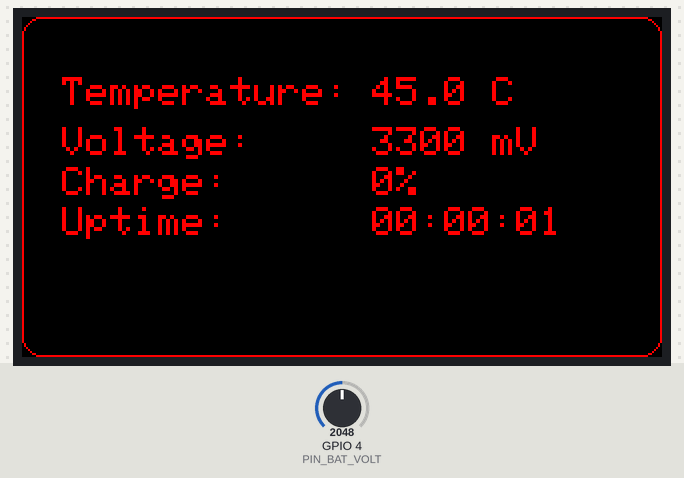
Bench run of a program on a simulated ESP32-S3. Shown: 320×170 colour display. The test bench sets the inputs (shaded band); at power-on: GPIO 4 (PIN_BAT_VOLT) = 2048.

Above: at 1.5 s.
1.6 s: GPIO 4 (PIN_BAT_VOLT) set to 2866
At 3.3 s:
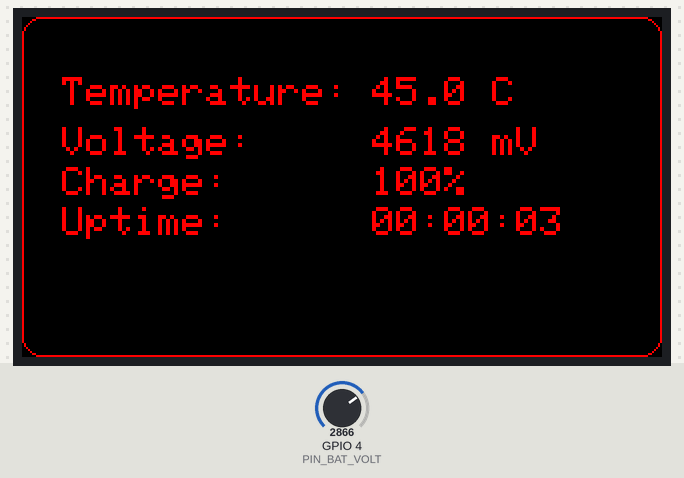
4.5 s: GPIO 4 (PIN_BAT_VOLT) set to 3340
At 7.4 s:
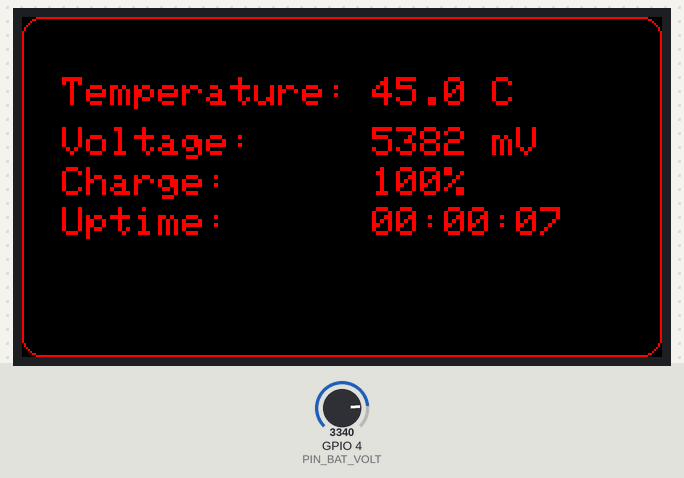
7.5 s: GPIO 4 (PIN_BAT_VOLT) set to 3260
At 9.4 s:
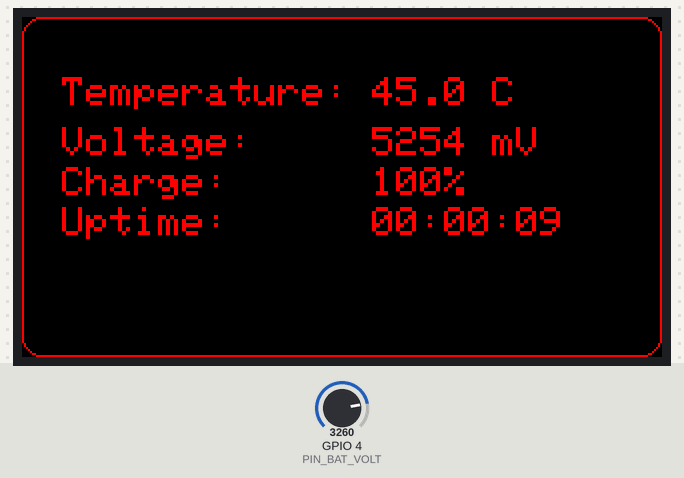
Timing chart, 0 to 10.9 s (numbered marks = the images above; inputs shaded):
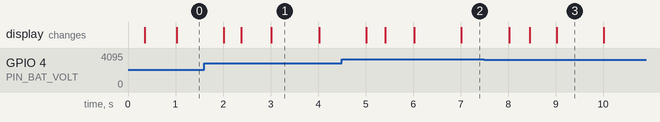

The program:

main.cpp
```cpp
#include "Arduino.h"
#include "TFT_eSPI.h"
#include <esp_adc_cal.h>
#include "pin_config.h"

#define LCD_MODULE_CMD_1
#define BATT_MIN_VOLTAGE 3300
#define BATT_MAX_VOLTAGE 3900

TFT_eSPI tft = TFT_eSPI();
unsigned long targetTime = 0;
String lastTemp = "";
String lastVoltage = "";
String lastCharge = "";
String lastUptime = "";

#if defined(LCD_MODULE_CMD_1)
typedef struct {
    uint8_t cmd;
    uint8_t data[14];
    uint8_t len;
} lcd_cmd_t;

lcd_cmd_t lcd_st7789v[] = {
    {0x11, {0}, 0 | 0x80},
    {0x3A, {0X05}, 1},
    {0xB2, {0X0B, 0X0B, 0X00, 0X33, 0X33}, 5},
    {0xB7, {0X75}, 1},
    {0xBB, {0X28}, 1},
    {0xC0, {0X2C}, 1},
    {0xC2, {0X01}, 1},
    {0xC3, {0X1F}, 1},
    {0xC6, {0X13}, 1},
    {0xD0, {0XA7}, 1},
    {0xD0, {0XA4, 0XA1}, 2},
    {0xD6, {0XA1}, 1},
    {0xE0, {0XF0, 0X05, 0X0A, 0X06, 0X06, 0X03, 0X2B, 0X32, 0X43, 0X36, 0X11, 0X10, 0X2B, 0X32}, 14},
    {0xE1, {0XF0, 0X08, 0X0C, 0X0B, 0X09, 0X24, 0X2B, 0X22, 0X43, 0X38, 0X15, 0X16, 0X2F, 0X37}, 14},
};
#endif

int calculateBatteryPercentage(uint32_t voltage) {
    if (voltage >= BATT_MAX_VOLTAGE) return 100;
    if (voltage <= BATT_MIN_VOLTAGE) return 0;

    return (voltage - BATT_MIN_VOLTAGE) * 100 / (BATT_MAX_VOLTAGE - BATT_MIN_VOLTAGE);
}

void setup() {
    pinMode(PIN_POWER_ON, OUTPUT);
    digitalWrite(PIN_POWER_ON, HIGH);

    Serial.begin(115200);

    tft.begin();
    tft.setRotation(1);
    tft.setTextSize(2);
    tft.fillScreen(TFT_BLACK);
    tft.setTextColor(TFT_RED, TFT_BLACK);

#if defined(LCD_MODULE_CMD_1)
    for (uint8_t i = 0; i < (sizeof(lcd_st7789v) / sizeof(lcd_cmd_t)); i++) {
        tft.writecommand(lcd_st7789v[i].cmd);
        for (int j = 0; j < lcd_st7789v[i].len & 0x7f; j++) {
            tft.writedata(lcd_st7789v[i].data[j]);
        }
        if (lcd_st7789v[i].len & 0x80) {
            delay(120);
        }
    }
#endif

    // Draw a red rounded edge rectangular outline
    tft.drawRoundRect(0, 0, TFT_HEIGHT, TFT_WIDTH, 10, TFT_RED);

    // Draw static titles
    tft.setCursor(20, 30);
    tft.print("Temperature:");

    tft.setCursor(20, 55);
    tft.print("Voltage:");

    tft.setCursor(20, 75);
    tft.print("Charge:");

    tft.setCursor(20, 95);
    tft.print("Uptime:");

    // Turn on backlight
    ledcSetup(0, 2000, 8);
    ledcAttachPin(PIN_LCD_BL, 0);
    ledcWrite(0, 255);
}

void loop() {
    if (millis() > targetTime) {
        esp_adc_cal_characteristics_t adc_chars;

        // Get battery voltage
        esp_adc_cal_value_t val_type = esp_adc_cal_characterize(ADC_UNIT_1, ADC_ATTEN_DB_11, ADC_WIDTH_BIT_12, 1100, &adc_chars);
        uint32_t raw = analogRead(PIN_BAT_VOLT);
        uint32_t voltage = esp_adc_cal_raw_to_voltage(raw, &adc_chars) * 2;

        // Calculate battery percentage
        int batteryPercentage = calculateBatteryPercentage(voltage);

        // Get temperature
        float temp = temperatureRead();

        // Format new readings
        String newTemp = String(temp, 1) + " C";
        String newVoltage = String(voltage) + " mV";
        String newCharge = String(batteryPercentage) + "%";

        // Only update temperature if changed
        if (newTemp != lastTemp) {
            tft.fillRect(175, 30, 100, 16, TFT_BLACK); // Clear only the value area
            tft.setCursor(175, 30);
            tft.print(newTemp);
            lastTemp = newTemp;
        }

        // Only update voltage if changed
        if (newVoltage != lastVoltage) {
            tft.fillRect(175, 55, 100, 16, TFT_BLACK);
            tft.setCursor(175, 55);
            tft.print(newVoltage);
            lastVoltage = newVoltage;
        }

        // Only update charge if changed
        if (newCharge != lastCharge) {
            tft.fillRect(175, 75, 100, 16, TFT_BLACK);
            tft.setCursor(175, 75);
            tft.print(newCharge);
            lastCharge = newCharge;
        }

        targetTime = millis() + 1000;
    }

    // Format uptime
    char uptimeStr[9];
    unsigned long currentMillis = millis();
    unsigned long seconds = currentMillis / 1000;
    unsigned long minutes = (seconds / 60) % 60;
    unsigned long hours = (seconds / 3600);
    seconds = seconds % 60;

    sprintf(uptimeStr, "%02lu:%02lu:%02lu", hours, minutes, seconds);
    String newUptime = String(uptimeStr);

    // Only update uptime if changed
    if (newUptime != lastUptime) {
        tft.fillRect(175, 95, 100, 16, TFT_BLACK);
        tft.setCursor(175, 95);
        tft.print(uptimeStr);
        lastUptime = newUptime;
    }
    delay(20);
}
```

pin_config.h
```cpp
#pragma once


/*ESP32S3*/
#define PIN_LCD_BL                   38

#define PIN_LCD_D0                   39
#define PIN_LCD_D1                   40
#define PIN_LCD_D2                   41
#define PIN_LCD_D3                   42
#define PIN_LCD_D4                   45
#define PIN_LCD_D5                   46
#define PIN_LCD_D6                   47
#define PIN_LCD_D7                   48

#define PIN_POWER_ON                 15

#define PIN_LCD_RES                  5
#define PIN_LCD_CS                   6
#define PIN_LCD_DC                   7
#define PIN_LCD_WR                   8
#define PIN_LCD_RD                   9

#define PIN_BUTTON_1                 0
#define PIN_BUTTON_2                 14
#define PIN_BAT_VOLT                 4

#define PIN_IIC_SCL                  17
#define PIN_IIC_SDA                  18

#define PIN_TOUCH_INT                16
#define PIN_TOUCH_RES                21
```

Measured:
- what the display in image 1 shows lasts 1.0 s, from 3.0 s to 4.0 s
